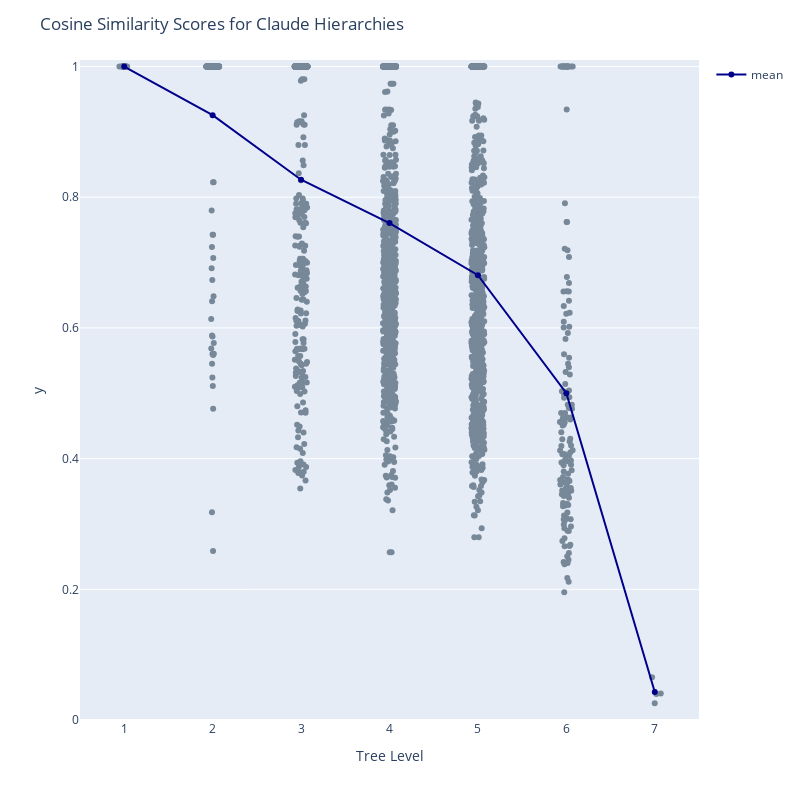

Notebook cell for this chart:
### Code cell
# depths = min(len(claude_10x_1.columns.to_list()), len(claude_10x_2.columns.to_list()))
# depths = {}

claude_10x_1_2_scores = {}
claude_10x_1_2_scores['depth'] = min(len(claude_10x_1.columns.to_list()), len(claude_10x_2.columns.to_list())) - 1

for level in range(1,claude_10x_1_2_scores['depth'] + 1):
    score, top_scores, hierarchy_1_embeddings, hierarchy_2_embeddings = cos_scores(claude_10x_1_embeddings['level_' + str(level) + '_embeddings'], claude_10x_2_embeddings['level_' + str(level) + '_embeddings'])
    claude_10x_1_2_scores['level_' + str(level) + '_score'] = [float(np_float) for np_float in top_scores]

claude_10x_2_3_scores = {}
claude_10x_2_3_scores['depth'] = min(len(claude_10x_2.columns.to_list()), len(claude_10x_3.columns.to_list())) - 1

for level in range(1,claude_10x_2_3_scores['depth'] + 1):
    score, top_scores, hierarchy_1_embeddings, hierarchy_2_embeddings = cos_scores(claude_10x_2_embeddings['level_' + str(level) + '_embeddings'], claude_10x_3_embeddings['level_' + str(level) + '_embeddings'])
    claude_10x_2_3_scores['level_' + str(level) + '_score'] = [float(np_float) for np_float in top_scores]

claude_10x_3_1_scores = {}
claude_10x_3_1_scores['depth'] = min(len(claude_10x_3.columns.to_list()), len(claude_10x_1.columns.to_list())) - 1

for level in range(1,claude_10x_3_1_scores['depth'] + 1):
    score, top_scores, hierarchy_1_embeddings, hierarchy_2_embeddings = cos_scores(claude_10x_3_embeddings['level_' + str(level) + '_embeddings'], claude_10x_1_embeddings['level_' + str(level) + '_embeddings'])
    claude_10x_3_1_scores['level_' + str(level) + '_score'] = [float(np_float) for np_float in top_scores]

# levels = list(range(1,max(claude_10x_1_2_scores['depth'], claude_10x_2_3_scores['depth'], claude_10x_3_1_scores['depth']) + 1))

levels = []
all_levels = []
all_scores = []
means = []

for comp in [claude_10x_1_2_scores, claude_10x_2_3_scores, claude_10x_3_1_scores]:
    depth = comp['depth']
    print(depth)
    for level in range(1,depth + 1):
        x = [level] * len(comp['level_' + str(level) + '_score'])
        y = comp['level_' + str(level) + '_score']
        mean_score = mean(y)
        all_levels.extend(x)
        all_scores.extend(y)
        levels.append(level)
        means.append(mean_score)

results_df = pd.DataFrame({'all_levels': all_levels, 'all_scores': all_scores})

corr_means = [] 
corr_levels = []

for level in np.unique(all_levels):
    corr_means.append(mean(results_df.query('all_levels == @level')['all_scores'].to_list()))
    corr_levels.append(level)

# mean_df = pd.DataFrame({'mean': corr_means, 'level': corr_levels})

viz_df = pd.DataFrame(all_levels, all_scores)
fig = px.strip(viz_df, x = all_levels, y = all_scores)

fig.update_traces(marker_color = 'lightslategrey')
fig.add_trace(go.Scatter(x = corr_levels, y = corr_means, name = 'mean', marker_color = 'darkblue'))

fig.update_layout(height = 800, width = 800, title = 'Cosine Similarity Scores for Claude Hierarchies',
                  xaxis_title = 'Tree Level',yaxis_range = [0,1.01])

fig.show()

### Figure 1 — Plotly figure (JSON) as saved in the notebook; plotly's stock layout.template omitted (floating-point values rounded to 4 significant figures; data arrays with more than 128 entries replaced by an {"elided": "..."} marker saying what was removed)
{"data": [{"alignmentgroup": "True", "boxpoints": "all", "fillcolor": "rgba(255,255,255,0)", "hoveron": "points", "hovertemplate": "x=%{x}<br>y=%{y}<extra></extra>", "legendgroup": "", "line": {"color": "rgba(255,255,255,0)"}, "marker": {"color": "lightslategrey"}, "name": "", "offsetgroup": "", "orientation": "v", "pointpos": 0, "showlegend": false, "type": "box", "x": {"elided": "2237 int values"}, "x0": " ", "xaxis": "x", "y": {"elided": "2237 float values"}, "y0": " ", "yaxis": "y"}, {"marker": {"color": "darkblue"}, "name": "mean", "type": "scatter", "x": [1, 2, 3, 4, 5, 6, 7], "y": [1.0, 0.9255, 0.8268, 0.7605, 0.6808, 0.5001, 0.04283]}], "layout": {"boxmode": "group", "height": 800, "legend": {"tracegroupgap": 0}, "margin": {"t": 60}, "title": {"text": "Cosine Similarity Scores for Claude Hierarchies"}, "width": 800, "xaxis": {"anchor": "y", "domain": [0, 1], "title": {"text": "Tree Level"}}, "yaxis": {"anchor": "x", "domain": [0, 1], "range": [0, 1.01], "title": {"text": "y"}}}}
